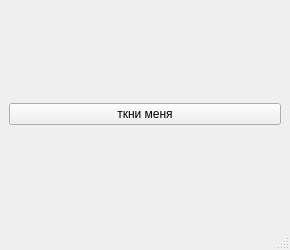
<?xml version="1.0" encoding="UTF-8"?>
<ui version="4.0">
 <class>MainWindow</class>
 <widget class="QMainWindow" name="MainWindow">
  <property name="geometry">
   <rect>
    <x>0</x>
    <y>0</y>
    <width>290</width>
    <height>250</height>
   </rect>
  </property>
  <property name="windowTitle">
   <string>MainWindow</string>
  </property>
  <widget class="QWidget" name="centralwidget">
   <layout class="QVBoxLayout" name="verticalLayout">
    <item>
     <spacer name="horizontalSpacer">
      <property name="orientation">
       <enum>Qt::Orientation::Horizontal</enum>
      </property>
      <property name="sizeHint" stdset="0">
       <size>
        <width>40</width>
        <height>20</height>
       </size>
      </property>
     </spacer>
    </item>
    <item>
     <spacer name="verticalSpacer_2">
      <property name="orientation">
       <enum>Qt::Orientation::Vertical</enum>
      </property>
      <property name="sizeHint" stdset="0">
       <size>
        <width>20</width>
        <height>40</height>
       </size>
      </property>
     </spacer>
    </item>
    <item>
     <widget class="QPushButton" name="pushButton">
      <property name="text">
       <string>ткни меня</string>
      </property>
     </widget>
    </item>
    <item>
     <spacer name="verticalSpacer">
      <property name="orientation">
       <enum>Qt::Orientation::Vertical</enum>
      </property>
      <property name="sizeHint" stdset="0">
       <size>
        <width>20</width>
        <height>40</height>
       </size>
      </property>
     </spacer>
    </item>
    <item>
     <spacer name="horizontalSpacer_2">
      <property name="orientation">
       <enum>Qt::Orientation::Horizontal</enum>
      </property>
      <property name="sizeHint" stdset="0">
       <size>
        <width>40</width>
        <height>20</height>
       </size>
      </property>
     </spacer>
    </item>
   </layout>
  </widget>
  <widget class="QMenuBar" name="menubar">
   <property name="geometry">
    <rect>
     <x>0</x>
     <y>0</y>
     <width>290</width>
     <height>24</height>
    </rect>
   </property>
  </widget>
  <widget class="QStatusBar" name="statusbar"/>
 </widget>
 <resources/>
 <connections/>
</ui>
